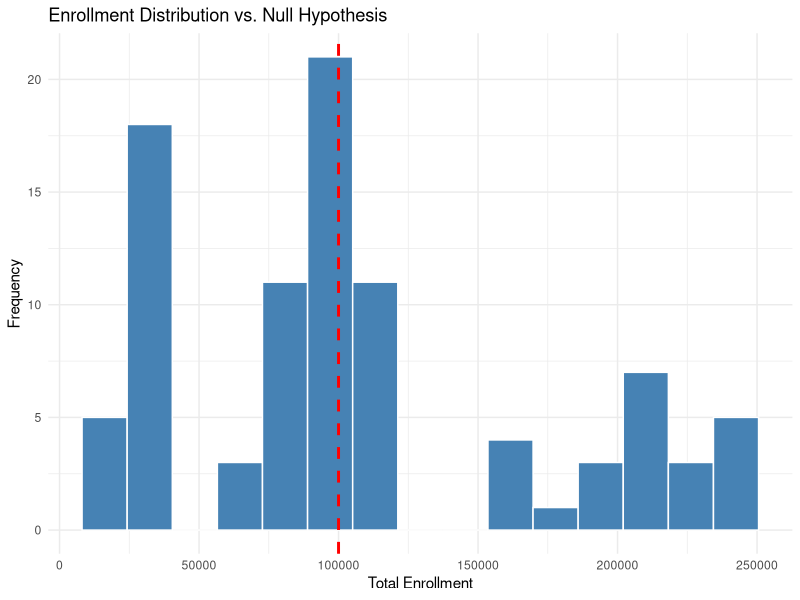

Source code (R):
## ---- chunk 1
#| message: false
#| warning: false
library(tidyverse)

# Load the data
ny_data <- read_csv("../data/race_ny.csv")

# Clean numeric variable for accessibility and analysis
clean_data <- ny_data |>
  mutate(total_enroll = as.numeric(gsub(",", "", `Total Enrollment`))) |>
  filter(!is.na(total_enroll))
## ---- chunk 2
#| label: t-test-results
#| fig-cap: "Summary of the one-sample t-test results for total enrollment."
# Perform the t-test
test_results <- t.test(clean_data$total_enroll, mu = 100000)

# Display the results
test_results
## ---- chunk 3
#| label: fig-inference-plot
#| fig-cap: "Histogram of enrollment with the null hypothesis mean (100,000) marked as a dashed red line."
#| fig-alt: "A histogram showing SUNY enrollment distribution. A vertical dashed red line is positioned at 100,000, representing the null hypothesis value. The data appears spread out around this line."
ggplot(clean_data, aes(x = total_enroll)) +
  geom_histogram(fill = "steelblue", color = "white", bins = 15) +
  geom_vline(xintercept = 100000, color = "red", linetype = "dashed", size = 1) +
  labs(title = "Enrollment Distribution vs. Null Hypothesis",
       x = "Total Enrollment",
       y = "Frequency") +
  theme_minimal()
